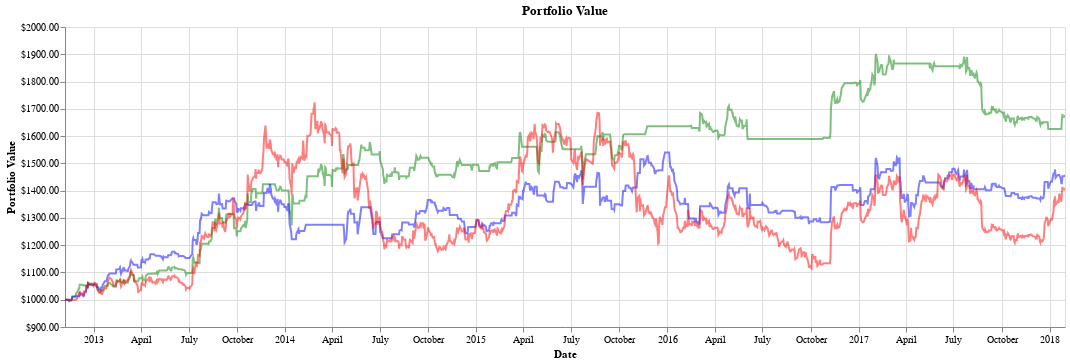

Notebook cell for this chart:
### Code cell
chart1 = visualize2(test_prices_plot, history, portfolio_history, portfolio_history_rand, portfolio_history_bh)
chart1

### Figure 1 — Vega-Lite specification as saved in the notebook (floating-point values rounded to 4 significant figures; data arrays with more than 128 entries replaced by an {"elided": "..."} marker saying what was removed)
{"$schema": "https://vega.github.io/schema/vega-lite/v2.6.0.json", "config": {"view": {"height": 300, "width": 400}}, "datasets": {"data-02d7c715796255212a65cc4041b68e54": {"elided": "1309 records"}}, "height": 300, "layer": [{"data": {"name": "data-02d7c715796255212a65cc4041b68e54"}, "encoding": {"x": {"axis": {"title": "Date"}, "field": "date", "type": "temporal"}, "y": {"axis": {"format": "$.2f", "title": "Portfolio Value"}, "field": "portfolio_history", "scale": {"clamp": true, "domain": [946.5, 1951.0]}, "type": "quantitative"}}, "mark": {"color": "green", "opacity": 0.5, "type": "line"}, "selection": {"selector013": {"bind": "scales", "encodings": ["x"], "mark": {"fill": "#333", "fillOpacity": 0.125, "stroke": "white"}, "on": "[mousedown, window:mouseup] > window:mousemove!", "resolve": "global", "translate": "[mousedown, window:mouseup] > window:mousemove!", "type": "interval", "zoom": "wheel!"}}}, {"data": {"name": "data-02d7c715796255212a65cc4041b68e54"}, "encoding": {"x": {"field": "date", "type": "temporal"}, "y": {"axis": {"format": "$.2f", "title": "Portfolio Value"}, "field": "portfolio_history_rand", "type": "quantitative"}}, "mark": {"color": "blue", "opacity": 0.5, "type": "line"}, "selection": {"selector014": {"bind": "scales", "encodings": ["x"], "mark": {"fill": "#333", "fillOpacity": 0.125, "stroke": "white"}, "on": "[mousedown, window:mouseup] > window:mousemove!", "resolve": "global", "translate": "[mousedown, window:mouseup] > window:mousemove!", "type": "interval", "zoom": "wheel!"}}}, {"data": {"name": "data-02d7c715796255212a65cc4041b68e54"}, "encoding": {"x": {"field": "date", "type": "temporal"}, "y": {"axis": {"format": "$.2f", "title": "Portfolio Value"}, "field": "portfolio_history_bh", "type": "quantitative"}}, "mark": {"color": "red", "opacity": 0.5, "type": "line"}, "selection": {"selector015": {"bind": "scales", "encodings": ["x"], "mark": {"fill": "#333", "fillOpacity": 0.125, "stroke": "white"}, "on": "[mousedown, window:mouseup] > window:mousemove!", "resolve": "global", "translate": "[mousedown, window:mouseup] > window:mousemove!", "type": "interval", "zoom": "wheel!"}}}], "title": "Portfolio Value", "width": 1000}
